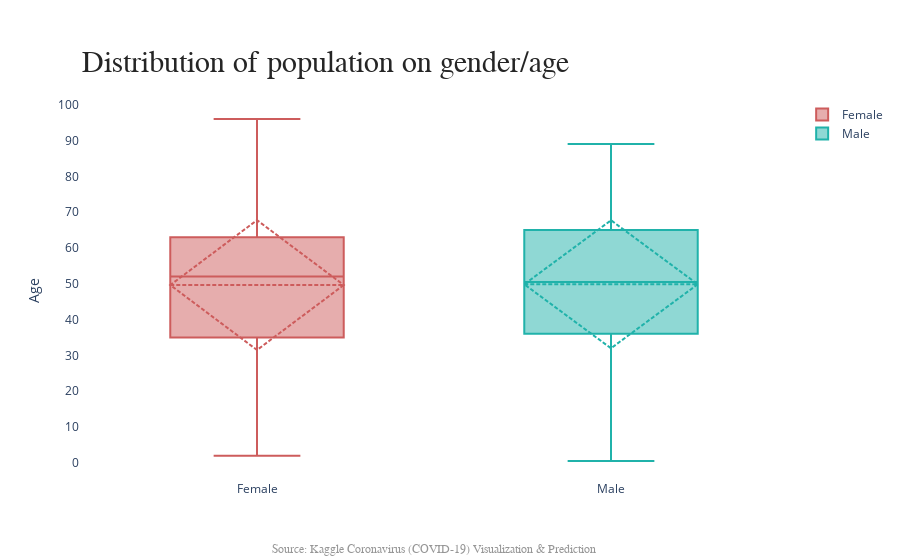

The code cell stored with this chart in its notebook:
### Code cell
@widgets.interact(
    data = widgets.ToggleButtons(
        options=['gender', 'age', 'gender/age'],
        value='gender',
        description='data:',
        disabled=False,
        tooltips=['See Gender Distribution', 'See Age Distribution', 'See Age/Distribution'],
    )
)

def chart(data):
    annotations = []
    
    fig = go.Figure()
    if data == 'gender/age':
        bg= True
        fig.add_trace(go.Histogram(
            x=demog[demog['gender'] == 'male']['age'],
            histnorm='percent',
            name='male',
            marker_color='#37ced2',
            opacity=0.75,
        ))
        
        fig.add_trace(go.Histogram(
            x=demog[demog['gender'] == 'female']['age'],
            histnorm='percent',
            name='female',
            marker_color='#e3ff00',
            opacity=0.75
        ))
    else:
        fig.add_trace(go.Histogram(
            x=demog[data],
            histnorm='percent',
            name='control',
            marker_color='#3dc546',
            opacity=0.75
        ))
    
    #Source Part
    annotations.append(
        dict(
            xref='paper', 
            yref='paper', 
            x=0.5, 
            y=-0.16,
            xanchor='center', 
            yanchor='top',
            text='Source: Kaggle Coronavirus (COVID-19) Visualization & Prediction',
            font=dict(
                family='Arial',
                size=12,
                color='rgb(150,150,150)'
            ),
            showarrow=False
        )
    )
    
    # Title Part
    annotations.append(
        dict(
            xref='paper', 
            yref='paper', 
            x=0.0, 
            y=1.05,
            xanchor='left', 
            yanchor='bottom',
            text=f'Distribution of population on {data}',
            font=dict(
                family='Arial',
                size=30,
                color='rgb(37,37,37)'
             ),
             showarrow=False
        )
    )
    
    if data == 'age' or data == 'gender/age':
        # right_side of the plot
        annotations.append(
            dict(
                xref='paper', 
                x=1, 
    #             y=0.5,
                xanchor='left', 
                yanchor='middle',
                text=f'mean {int(np.mean(demog["age"]))}',
                font=dict(
                    family='Arial',
                    size=16
                ),
              showarrow=False
            )
        )

    fig.update_layout(
        bargap=0.2,
        bargroupgap=0.1,
        xaxis=dict(
            title= data,
            showticklabels=True,
        ),
        yaxis=dict(
            title= 'Percentage',
            nticks=20,
        ),
        annotations = annotations
    )
    fig.show()

fig = go.Figure()
fig.add_trace(
    go.Box(
        y=demog[demog['gender'] == 'female']['age'], 
        name='Female',
        marker_color = 'indianred', 
        boxmean='sd',
    )
)
fig.add_trace(
    go.Box(
        y=demog[demog['gender'] == 'male']['age'], 
        name='Male',
        marker_color = 'lightseagreen', 
        boxmean='sd'
    )
)
annotations = []
#Source Part
annotations.append(
    dict(
        xref='paper', 
        yref='paper', 
        x=0.5, 
        y=-0.16,
        xanchor='center', 
        yanchor='top',
        text='Source: Kaggle Coronavirus (COVID-19) Visualization & Prediction',
        font=dict(
            family='Arial',
            size=12,
            color='rgb(150,150,150)'
        ),
        showarrow=False
    )
)

# Title Part
annotations.append(
    dict(
        xref='paper', 
        yref='paper', 
        x=0.0, 
        y=1.05,
        xanchor='left', 
        yanchor='bottom',
        text=f'Distribution of population on gender/age',
        font=dict(family='Arial',
            size=30,
            color='rgb(37,37,37)'
         ),
         showarrow=False
    )
)

fig.update_layout(
    bargap=0.2,
    bargroupgap=0.1,
    yaxis=dict(
        title= 'Age',
        nticks=20,
    ),
    plot_bgcolor='white',
    annotations = annotations
)
fig.show()

### Figure 1 — Plotly figure (JSON) as saved in the notebook; plotly's stock layout.template omitted (floating-point values rounded to 4 significant figures; data arrays with more than 128 entries replaced by an {"elided": "..."} marker saying what was removed)
{"data": [{"boxmean": "sd", "marker": {"color": "indianred"}, "name": "Female", "type": "box", "y": {"elided": "382 int values"}}, {"boxmean": "sd", "marker": {"color": "lightseagreen"}, "name": "Male", "type": "box", "y": {"elided": "520 float values"}}], "layout": {"annotations": [{"font": {"color": "rgb(150,150,150)", "family": "Arial", "size": 12}, "showarrow": false, "text": "Source: Kaggle Coronavirus (COVID-19) Visualization & Prediction", "x": 0.5, "xanchor": "center", "xref": "paper", "y": -0.16, "yanchor": "top", "yref": "paper"}, {"font": {"color": "rgb(37,37,37)", "family": "Arial", "size": 30}, "showarrow": false, "text": "Distribution of population on gender/age", "x": 0, "xanchor": "left", "xref": "paper", "y": 1.05, "yanchor": "bottom", "yref": "paper"}], "bargap": 0.2, "bargroupgap": 0.1, "plot_bgcolor": "white", "yaxis": {"nticks": 20, "title": {"text": "Age"}}}}
